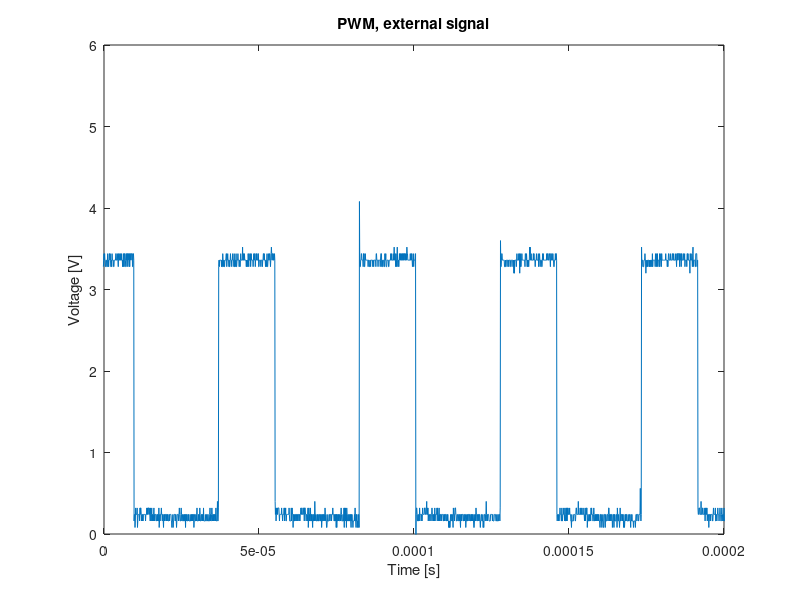

Reproduce this figure in MATLAB. (Note: this script raises an error after producing the figure.)
clear all; close all; clc;

to_tikz = 1;

data1 = csvread('TEK0029.CSV',0,3);
time = data1(:,1) + 1e-4;
C1_data = data1(:,2);

plot(time, C1_data)

title('PWM, external signal')
xlabel('Time [s]')
ylabel('Voltage [V]')

xlim([0 2e-4])
ylim([0 6])




if to_tikz == 1
   cleanfigure();
   matlab2tikz('vhdl_pwm_gen.tex'); 
end